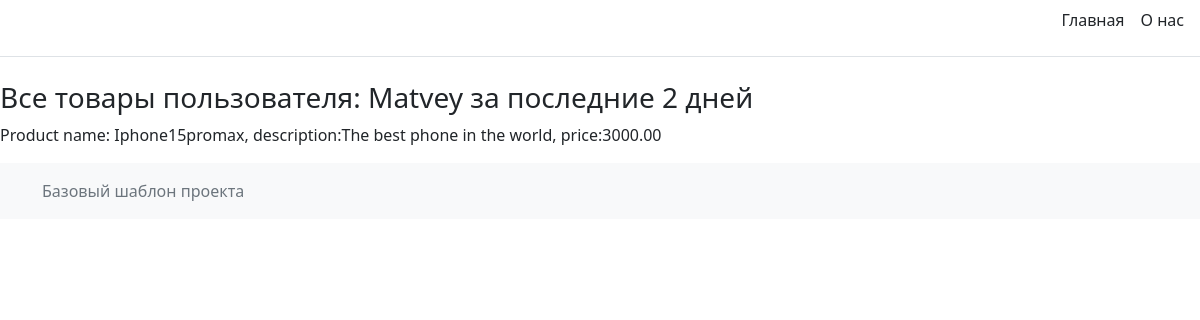
The app's page /hw2/client_sorted/2/2/ with its own data.
### hw2/models.py (models this page shows, shortened)
class Client(models.Model):
    name = models.CharField(max_length=100)
    email = models.EmailField(max_length=100)
    phone_number = models.CharField(max_length=50)
    image = models.ImageField(upload_to='photos/%Y/%m/%d/')
    address = models.CharField(max_length=50, default='vtb')
    date_registration = models.DateTimeField(auto_now_add=True)
    date_update = models.DateTimeField(auto_now=True)

class Product(models.Model):
    name = models.CharField(max_length=100)
    description = models.TextField()
    price = models.DecimalField(max_digits=8, decimal_places=2)
    count_product = models.IntegerField()
    image = models.ImageField(upload_to='products/%Y/%m/%d/')
    date_added = models.DateTimeField(auto_now_add=True)
    def __str__(self):
        return f"Product name:{self.name}, description:{self.description}, price:{self.price}"

### hw2/views.py (the view)
# urls.py: path('client_sorted/<int:client_id>/<int:days_ago>/', sorted_basket, name='sorted_basket'),
def sorted_basket(request, client_id, days_ago):
    products = []
    product_set = []
    now = datetime.now()
    before = now - timedelta(days=days_ago)
    client = get_object_or_404(Client, pk=client_id)
    orders = Order.objects.filter(customer=client, date_ordered__range=(before, now)).all()
    for order in orders:
        products = order.products.all()
        for product in products:
            if product not in product_set:
                product_set.append(product)
    return render(request, 'hw2/client_all_product.html',
                  {'client': client, 'product_set': product_set, 'days': days_ago})

### hw2/templates/hw2/client_all_product.html (shortened to what this page needs)
{% extends 'hw2/base.html' %}
{% block content %}
    <h3>Все товары пользователя: {{ client.name }} за последние {{ days }} дней</h3>
    {% for product in product_set %}
        <p>{{ product }}</p>
    {% endfor %}
{% endblock %}

### records on screen
Client: name "Matvey"
Product: name+description+price "Product name: Iphone15promax, description:The best phone in the world, price:3000.00"

### other values on screen
{{ days }} "2"
